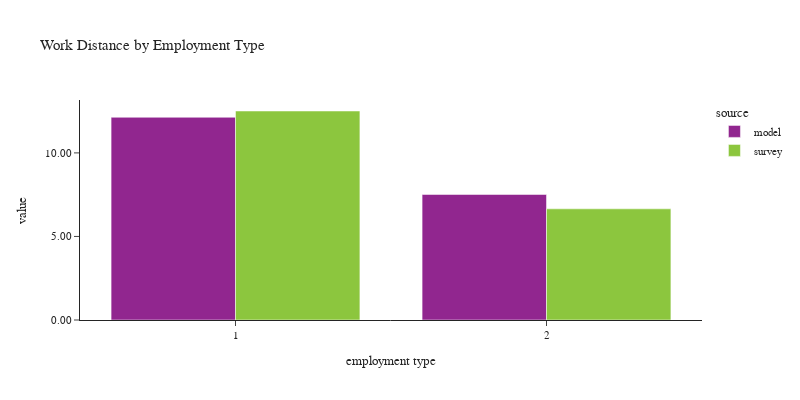

This figure's notebook cell:
### Code cell
plot_work_location(df_workers, 'pwtyp', 'Employment Type', 'employment type')

### Figure 1 — Plotly figure (JSON) as saved in the notebook; plotly's stock layout.template omitted (floating-point values rounded to 4 significant figures)
{"data": [{"alignmentgroup": "True", "customdata": [[1786262], [436899]], "hovertemplate": "source=model<br>pwtyp=%{x}<br>value=%{y}<br>sample count=%{customdata[0]}<extra></extra>", "legendgroup": "model", "marker": {"color": "#91268F", "pattern": {"shape": ""}}, "name": "model", "offsetgroup": "model", "orientation": "v", "showlegend": true, "textposition": "auto", "type": "bar", "x": [1, 2], "xaxis": "x", "y": [12.13, 7.512], "yaxis": "y"}, {"alignmentgroup": "True", "customdata": [[2335], [488]], "hovertemplate": "source=survey<br>pwtyp=%{x}<br>value=%{y}<br>sample count=%{customdata[0]}<extra></extra>", "legendgroup": "survey", "marker": {"color": "#8CC63E", "pattern": {"shape": ""}}, "name": "survey", "offsetgroup": "survey", "orientation": "v", "showlegend": true, "textposition": "auto", "type": "bar", "x": [1, 2], "xaxis": "x", "y": [12.51, 6.652], "yaxis": "y"}], "layout": {"barmode": "group", "font": {"size": 11}, "height": 400, "legend": {"title": {"text": "source"}, "tracegroupgap": 0}, "title": {"text": "Work Distance by Employment Type"}, "width": 800, "xaxis": {"anchor": "y", "domain": [0.0, 1.0], "title": {"text": "employment type"}}, "yaxis": {"anchor": "x", "domain": [0.0, 1.0], "tickformat": ".2f", "title": {"text": "value"}}}}
